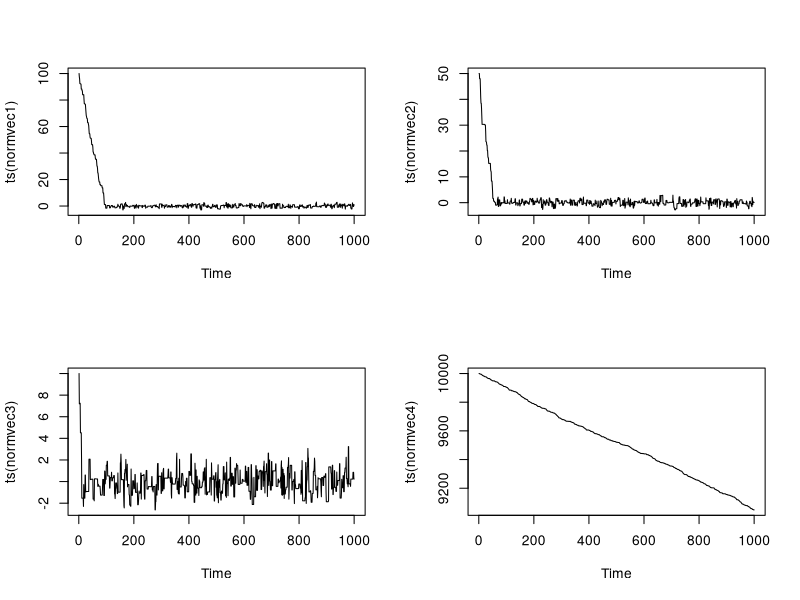
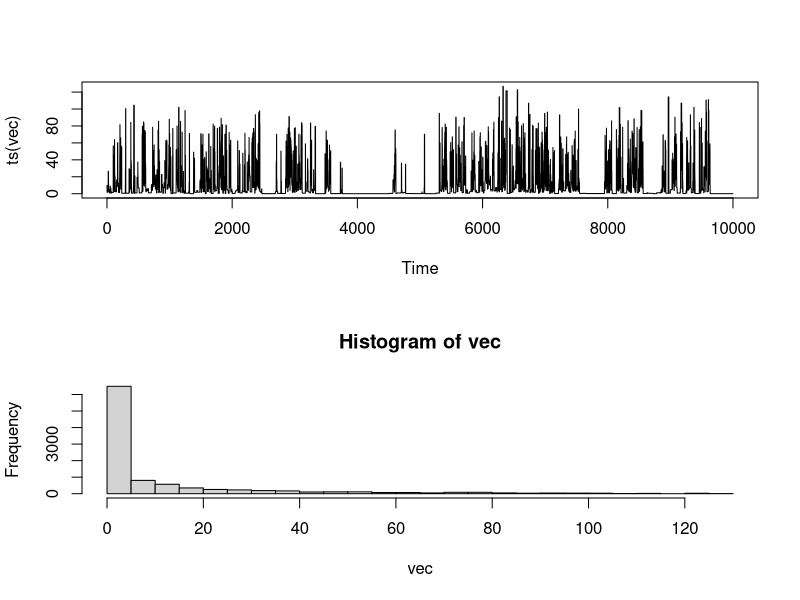
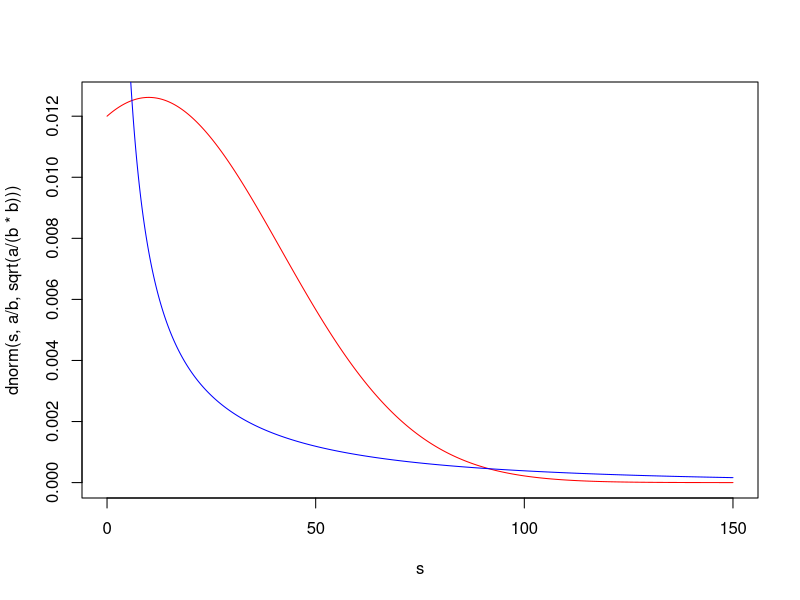

Recreate these plots in R, in order.
# PART 1
norm=function(N,a, init) 
{
  vec = rep(0,N)
  theta = init
  count = 0
  vec[1] = theta
  for (i in 2:N) 
  {
    innov = runif(1,-a,a)
    can = theta + innov
    laprob = dnorm(can,log=TRUE)-dnorm(theta,log=TRUE)
    u = runif(1)
    if (log(u) < laprob){ 
      theta = can
      count = count + 1
    }
    vec[i] = theta
  }
  # overall acceptance rate
  print(count/(N-1))
  return(vec)
}

#Run for 10k iters with a=1:

# normvec=norm(100000,3.8756) # ~ 3.875 to get 40% acceptance rate
#par(mfrow=c(2,1))
#plot(ts(normvec))
#hist(normvec,30)
#par(mfrow=c(1,1))

# histogram overlaying the standard
# par(mfrow=c(2,1))
#hist(normvec, 30, col=rainbow(25), freq=FALSE)
#s = seq(-6, 6, 0.001)
#lines(s, dnorm(s), type="l", pch=12)

# 1000 iterations with 40% acceptance rate, and theta_0 = 100
normvec1 = norm(1000, 3.8756, 100)
normvec2 = norm(1000, 3.8756, 50)
normvec3 = norm(1000, 3.8756, 10)
normvec4 = norm(1000, 3.8756, 10000)

par(mfrow=c(2,2))
plot(ts(normvec1))
plot(ts(normvec2))
plot(ts(normvec3))
plot(ts(normvec4))
par(mfrow=c(1,1))

# PART 2

gammaMH=function(N,a,b) 
{
  mu = a/b; sig = sqrt(a/(b*b))
  vec = rep(0,N)
  theta = a/b
  vec[1] = theta
  for (i in 2:N) 
  {
    can = rnorm(1,mu,sig)
    laprob1 = dgamma(can,a,b,log=TRUE)-dgamma(theta,a,b,log=TRUE)
    laprob2 = dnorm(theta,mu,sig,log=TRUE)-dnorm(can,mu,sig,log=TRUE)
    laprob = laprob1+laprob2
    u = runif(1)
    if (log(u) < laprob){ 
      theta = can
    } 
    vec[i] = theta
  }
  return(vec)
}

vec=gammaMH(10000,0.1,0.01)
par(mfrow=c(2,1))
plot(ts(vec))
hist(vec,30)
par(mfrow=c(1,1))

a=0.1;b=0.01
s = seq(0, 150, 0.1)
plot(s, dnorm(s, a/b, sqrt(a/(b*b))), type="l", col="red")
lines(s, dgamma(s,a,b), type="l", col="blue")






